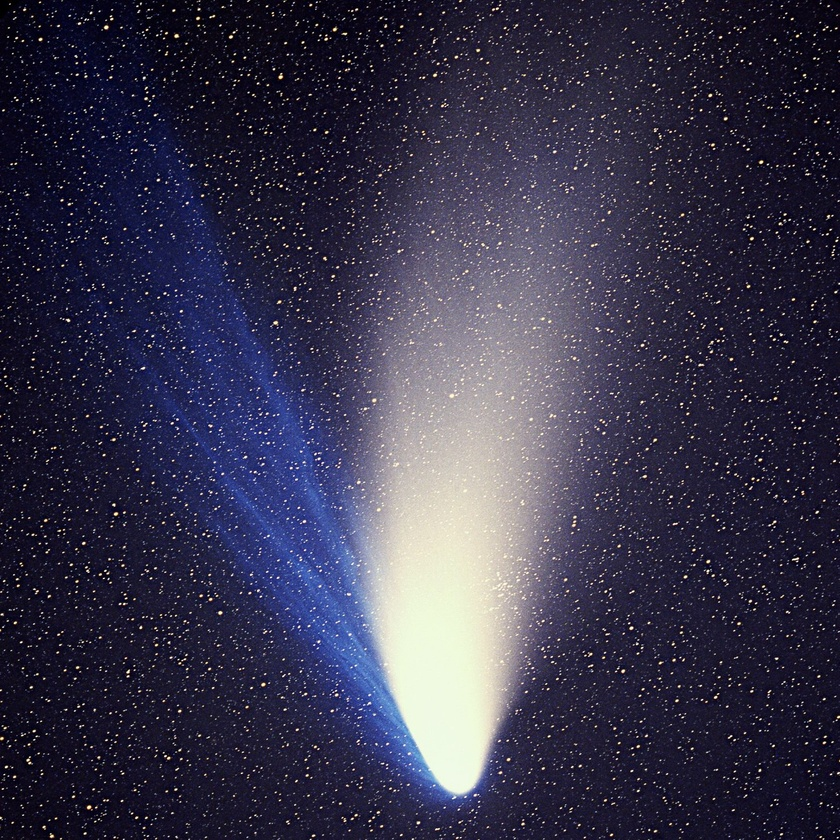
#> input picture python/usage/ImageProcessing/MorphologicalImageProcessing/images/comete.jpg, 840 x 840 px, shrunk from 1500 x 1500 before the run, found by its file name
$ python CountStarsInTheSky.py   (older library calls are emulated)
#> lines starting #> are read from the running program, lines starting #| are printed output that depends on the picture; after the words box and inside, x2 and y2 are one past the last pixel; in counts of white or black regions, pixels touching at a corner belong together
### python/myLibs/ImageProcessing/MorphologicalImageProcessing/structElement.py
import numpy as np
import math
from operator import itemgetter

# This function is used to construct a structuring element
# type can be either disc, square, diamond or line
# size should be a positive integer
# angle should be set when type=line
# The function return the structuring element as a list of coordinates
def build_as_list(type, size, angle):
    if (type  == 'disc'):
        strel = []

        for x in range(-size,size+1):
            for y in range(-size,size+1):
                if( (abs(x)-0.5)*(abs(x)-0.5) + (abs(y)-0.5)*(abs(y)-0.5) <= size*size ): # test if the point is on the disc
                    strel.append((y,x))

    elif (type == 'square'):
        strel = [(y,x) for x in range(-size, size+1) for y in range(-size, size+1)]

    elif (type == 'diamond'):
        strel = [(i,j) for i in range(-size,size+1) for j in range(-size+abs(i), size-abs(i)+1)]


    elif (type == 'line'):
        strel = []
        d=size
        a=angle

        #Make sur angle is between -90 and 90
        while (a > 90):
            a = a - 180
        while (a < -90):
            a = a + 180

        #If angle is over 45, we remove 90 and we will turn the result
        rot=0
        if (a>45):
            a = a-90
            rot=1
        elif (a<-45):
            a = a+90
            rot=3;

        #Angle to radians
        a=a*math.pi/180

        #Invert angle to so it depend of the bottom left corner (and not top left corener)
        a=-a

        #For lenth of line
        lx = int(math.ceil(d/math.sqrt(1+math.tan(a)*math.tan(a))))
        if(lx==0):
            lx = 1

        strel = []

        #Bresenham Algorithm
        for x in range(-lx,lx+1):
            y = math.tan(a)*x;
            strel.append((int(round(y)), x))

        if(rot>0):
            #Rotate line if necessary
            for i in range(0, len(strel)):
                strel[i] = (-strel[i][1], strel[i][0])

    else:
        assert(False), type+" is nod a valid structuring element type for this function."

    return strel


# This function is used to construct a structuring element
# type can be either disc, square, diamond or line
# size should be a positive integer
# angle should be set when type=line
# The function return the structuring element as an image
def build(type, size, angle):
    return toImage(build_as_list(type, size, angle))


# This function is used to build an image from a list of coordinates
def toImage(strel):
    max_i = max(strel, key=itemgetter(0))[0]
    min_i = min(strel, key=itemgetter(0))[0]
    max_j = max(strel, key=itemgetter(1))[1]
    min_j = min(strel, key=itemgetter(1))[1]


    #On alloue l'image de sortie
    image = np.zeros([max_i-min_i+1, max_j-min_j+1, 1], np.uint8)

    for (i,j) in strel:
        image[i+abs(min_i), j+abs(min_j)] = 255

    return image

### python/myLibs/ImageProcessing/MorphologicalImageProcessing/morpho.py
import cv2
import numpy as np
from myLibs.ImageProcessing.MorphologicalImageProcessing import structElement as strel

def displayImage(name,image):
    cv2.imshow(name, image)

# Implementation for learning purpose. Do not use
# [19 lines left out: function myErodeHandmade, not called in this run]

def myErode(image,struct):
    return cv2.erode(image,struct)

# Implementation for learning purpose. Do not use
# [8 lines left out: function myDilatHandmade, not called in this run]

def myDilat(image,struct):
    return cv2.dilate(image,struct)

def myGrad(image, struct):
    return myDilat(image,struct)-myErode(image,struct)

def myOpen(image, struct):
    return myDilat(myErode(image,struct),struct)

def myClose(image, struct):
    return myErode(myDilat(image,struct),struct)

def myCondDilat(imageM, imageI, struct):
    return np.minimum(cv2.dilate(imageM,struct), imageI)

def myCondErode(imageM, imageI, struct):
    return np.maximum(cv2.erode(imageM,struct), imageI)

def myReconInf(imageM, imageI, struct):
    old=imageM
    count=0

    while 1 :
        tmp = myCondDilat(old,imageI,struct)

        if not np.array_equal(tmp,old):
            old=np.copy(tmp)
            count+=1
        else :
            return tmp

# [12 lines left out: function myReconSup, not called in this run]

def myReconOpen(imageI ,structOpen, structRecon) :
    return myReconInf(myOpen(imageI,structOpen),imageI,structRecon)

def myReconClose(imageI ,structOpen, structRecon) :
    return myReconSup(myClose(imageI,structOpen),imageI,structRecon)

def myHMax(image,intensiteRelative,struct):
    gamma8 = strel.build("square", 1, None)

    for i in range(0, image.shape[0]):
        for j in range(0, image.shape[1]):
            if (image[i][j] - intensiteRelative >= 0):
                image[i][j] = image[i][j] - intensiteRelative
            else:
                image[i][j] = 0

    return myReconOpen(image, struct, gamma8)

# [115 lines left out: functions myHMin, watersheds, myThreshold, countElements, filterElementsOnEdge, not called in this run]

### python/usage/ImageProcessing/MorphologicalImageProcessing/CountStarsInTheSky.py
import cv2
import numpy
from myLibs.ImageProcessing.MorphologicalImageProcessing import structElement as strel, morpho


image = cv2.imread('Images/comete.jpg')
#> image is the input picture: shape (840, 840, 3); mean B, G, R 75, 52.7, 55.3
image = image[:,:,0]
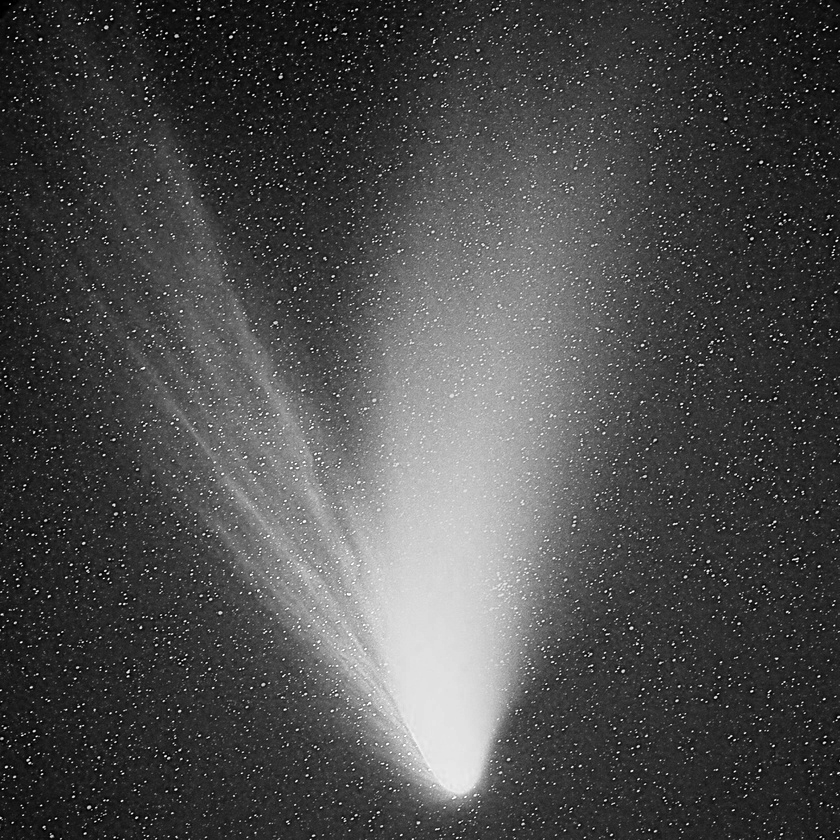
#> image: shape (840, 840); min 0, max 255, mean 75

morpho.displayImage("Original Image", image)
gamma8 = strel.build("square", 1, None)

disc = strel.build("disc", 3, None)

relativeIntensity = 50

image = image-morpho.myHMax(image,relativeIntensity,disc)
#> after the loop in myHMax, `for i in range(0, image.shape[0]):`:
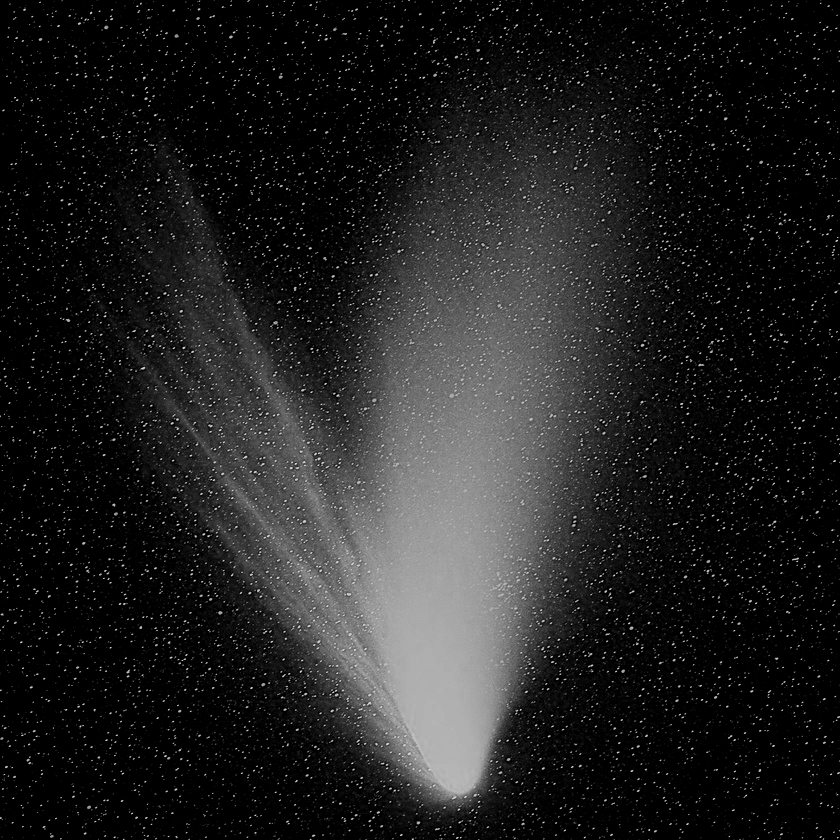
#> image: shape (840, 840); min 0, max 205, mean 32
#> in myErode, `return cv2.erode(image,struct)`:
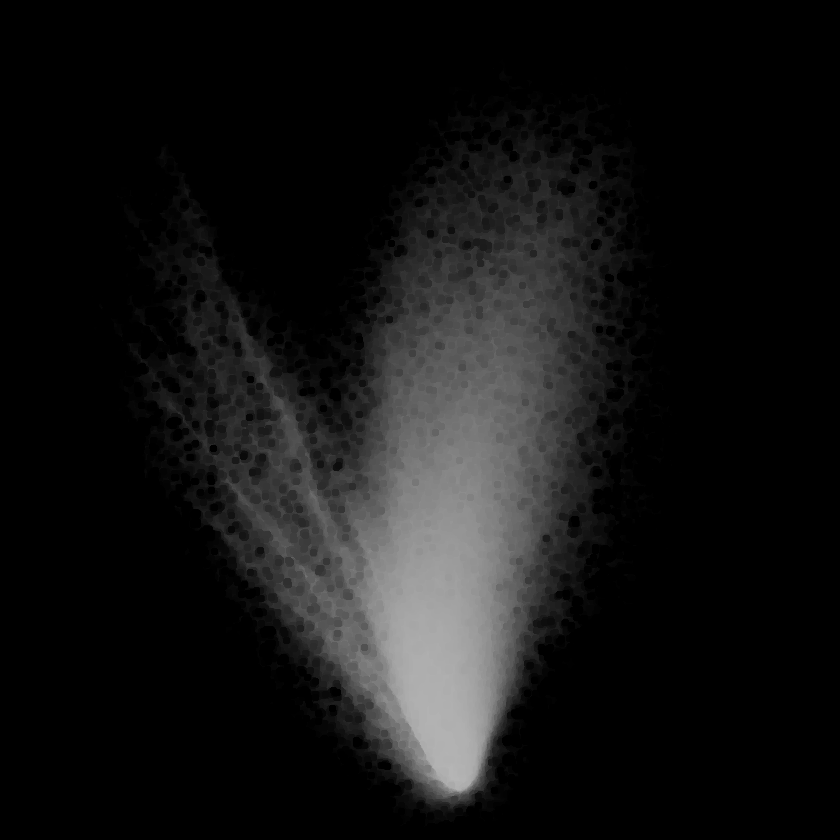
#> returned value: shape (840, 840); min 0, max 181, mean 19.9
#> the loop in myReconInf, `while 1 :` made 105 passes
#> pass 2, in myReconInf, `tmp = myCondDilat(old,imageI,struct)`:
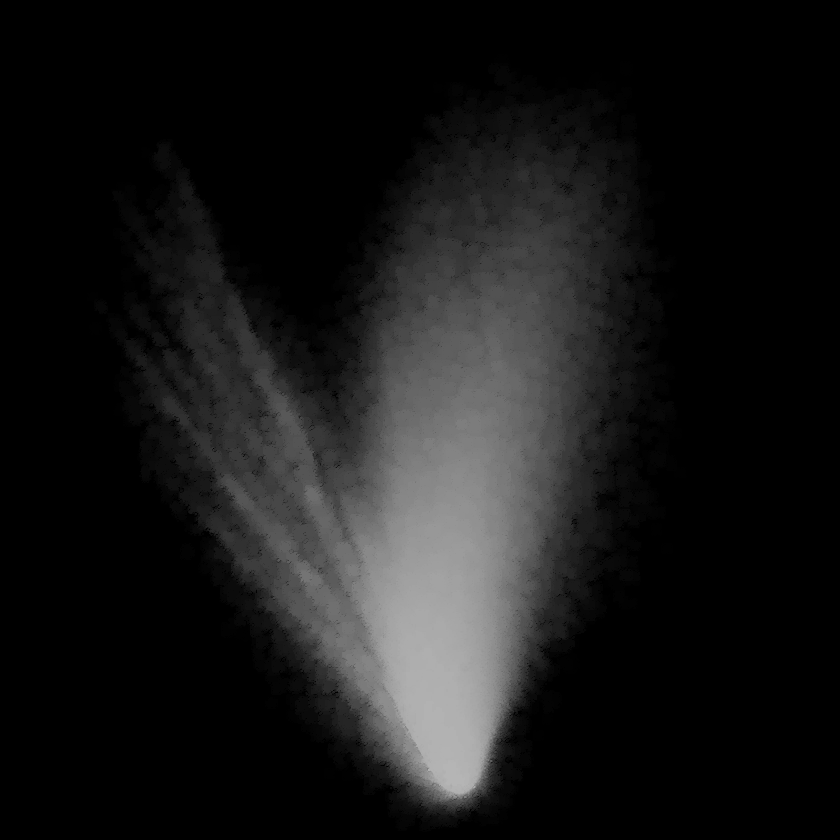
#> tmp: shape (840, 840); min 0, max 181, mean 23.7
#> after the loop in myReconInf, `while 1 :`: count = 104

#morpho.displayImage("Filtrage Faible Intensite", image)

threshold = 50
for i in range(0, image.shape[0]):
    for j in range(0, image.shape[1]):
        if image[i][j] < 50:
            image[i][j] = 0
        else:
            image[i][j] = 255
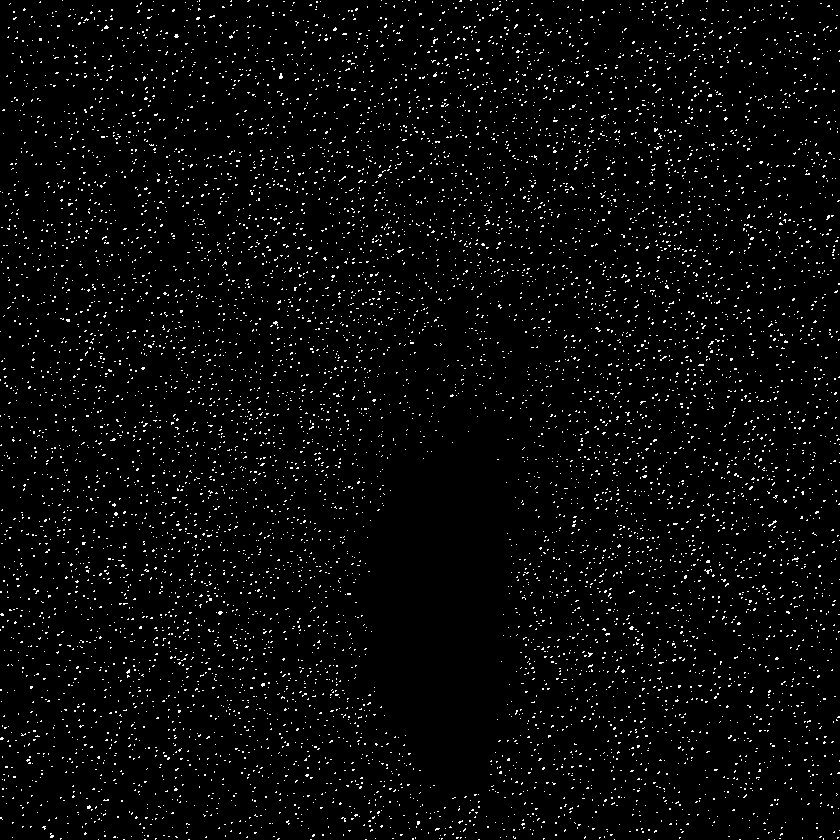
#> image: shape (840, 840); 3.2% white in thin lines or dots

morpho.displayImage("After threshold", image)
print("press a key to start counting stars")
key = cv2.waitKey(0)
#> (key Esc is pressed here)
print("counting started. It will take some time. Image size is "+str(image.shape[0])+" x "+str(image.shape[1]))
#| counting started. It will take some time. Image size is 840 x 840

imagePix = numpy.zeros(image.shape, image.dtype)
count = 0
for i in range(0, image.shape[0]):
    if(i%10 == 0):
        print(str((float(i)/image.shape[0])*100)+"%")
    for j in range(0, image.shape[1]):
        if image[i, j] == 255:
            imagePix[i, j] = 255
            recInf = morpho.myReconInf(imagePix, image, gamma8)
            count += 1
            image = image - recInf
#> this loop made 840 passes
#> pass 1, in myReconInf (call 2), `old=imageM`:
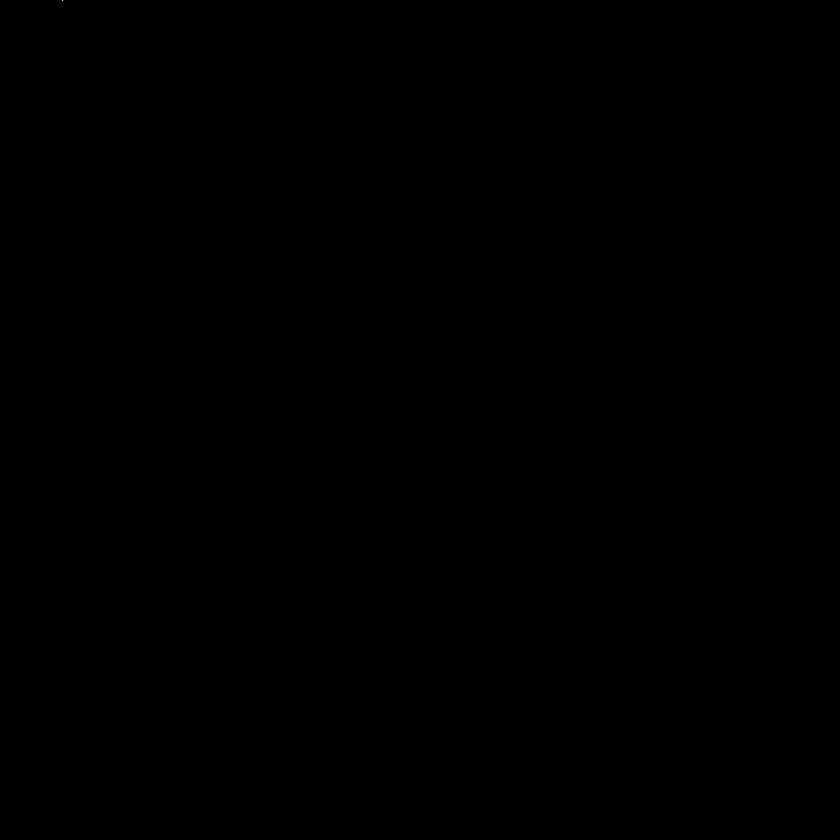
#> old: shape (840, 840); 0% white in thin lines or dots, all inside (x1, y1, x2, y2) = (62, 0, 63, 1)
#> after the loop: image: shape (840, 840); every value is 0
#> after the loop: imagePix: shape (840, 840); 1.2% white in thin lines or dots
#> after the loop: recInf: shape (840, 840); 0% white in thin lines or dots, all inside (x1, y1, x2, y2) = (774, 839, 775, 840)
#> after the loop, count = 8494


print(str(count)+" stars in the sky :D")
#| 8494 stars in the sky :D

key = cv2.waitKey(0)
#> (key Esc is pressed here)
cv2.destroyAllWindows()
